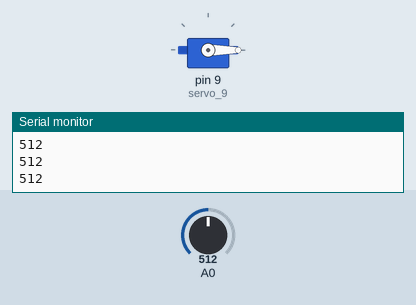
This sketch was run on a simulated Arduino Uno, built with avr-gcc and run on an emulated ATmega328P. Shown: servo, the last lines printed to the serial monitor. The test bench sets the inputs (shaded band); at power-on: A0 = 512.

Above: at 1.2 s.
1.3 s: A0 set to 542
2.8 s: A0 set to 558
At 3.1 s:
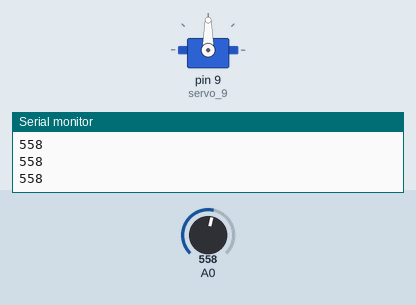
4.3 s: A0 set to 540
At 5.4 s:
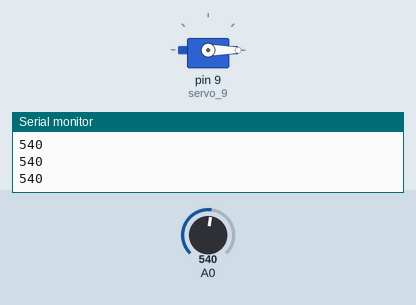
5.8 s: A0 set to 560
At 6.6 s:
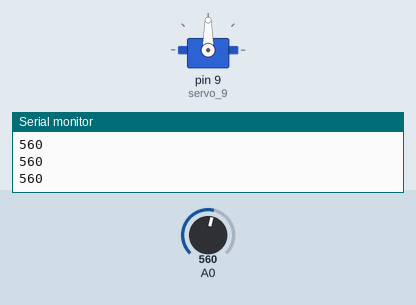
Timing chart, 0 to 8.3 s (numbered marks = the images above; inputs shaded):
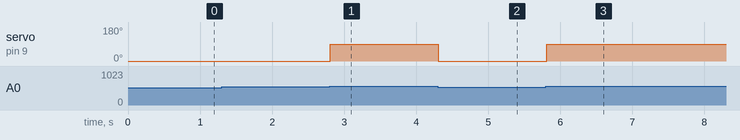

Measured:
- the behaviour switches between 549 and 550 on A0 (found by bisection; images 0 and 1)
- after the input at 2.8 s, servo on pin 9 (servo_9): 0° → 90° at once
- after the input at 4.3 s, servo on pin 9 (servo_9): 90° → 0° at once
- after the input at 5.8 s, servo on pin 9 (servo_9): 0° → 90° at once

The sketch:

ldr_servo_v11.ino
```cpp
// C++ code
//
#include <Servo.h>

int check_light = 0;

Servo servo_9;

void setup()
{
  pinMode(A0, INPUT);
  Serial.begin(9600);
  servo_9.attach(9, 500, 2500);
}

void loop()
{
  check_light = analogRead(A0);
  Serial.println(check_light);
  if (check_light < 550)
  {
    servo_9.write(0);
  }
  else
  {
    servo_9.write(90);
  }
}
```
